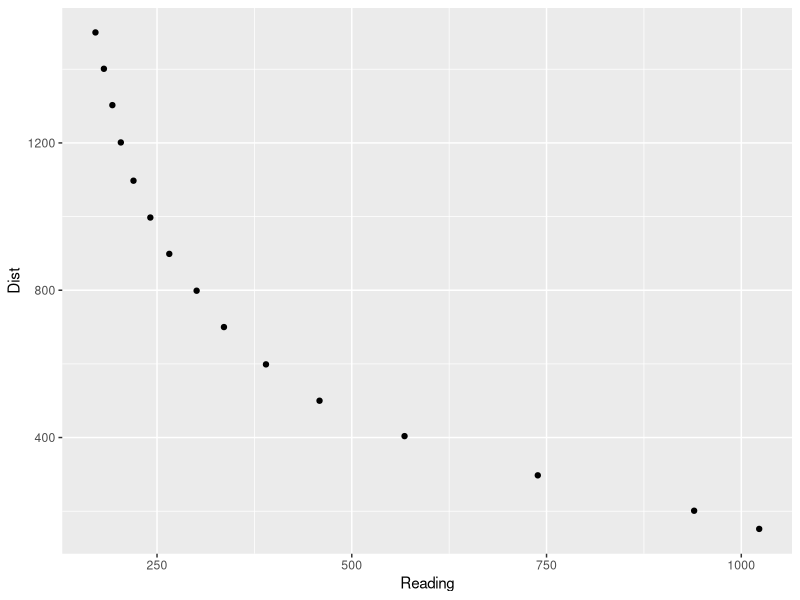
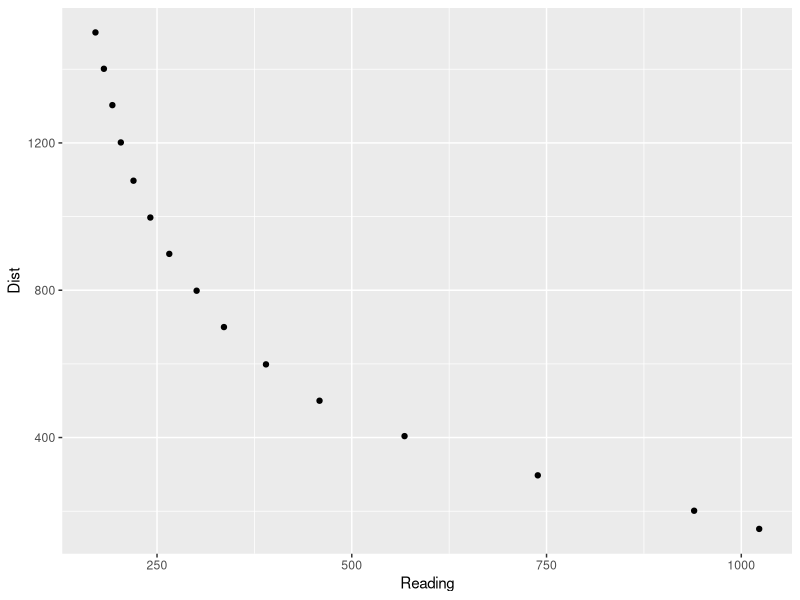
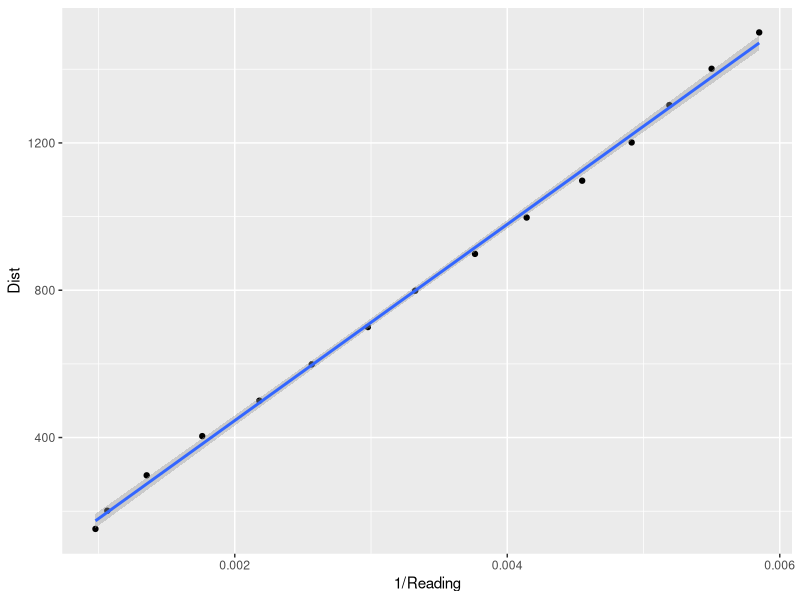
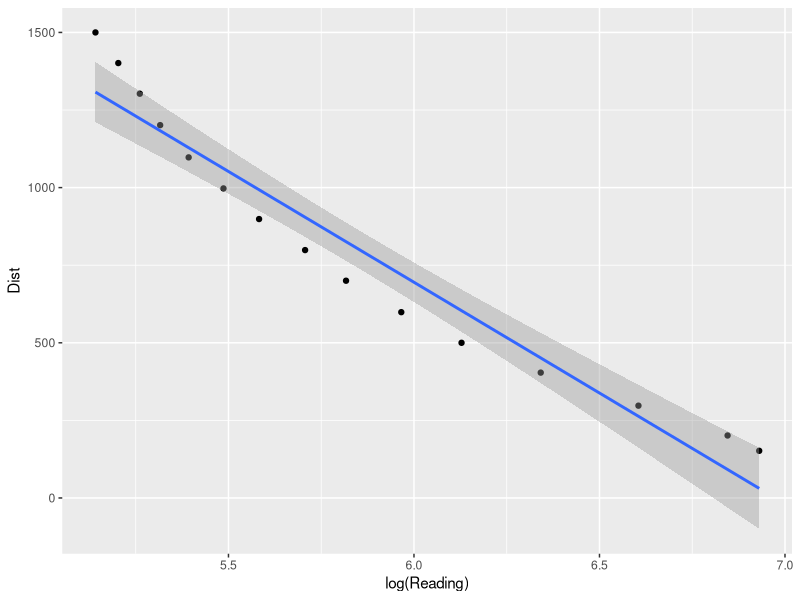
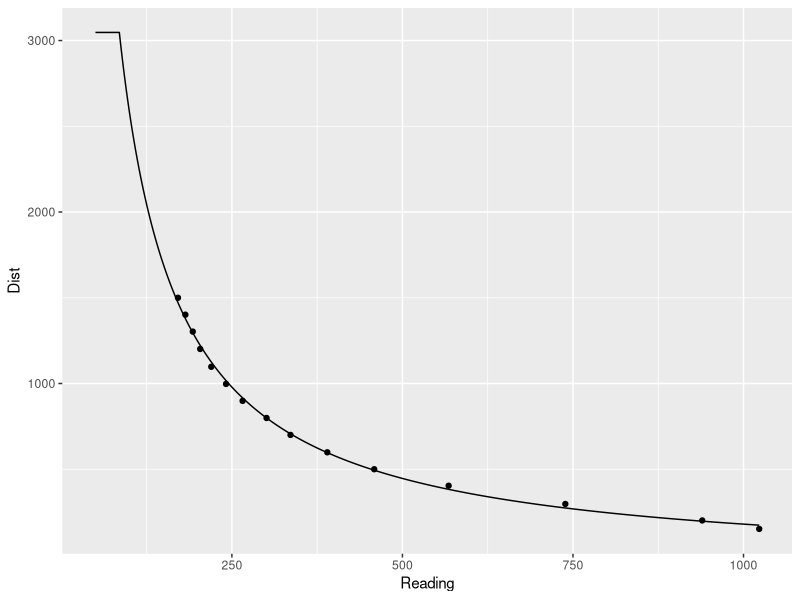

Recreate these plots in R, in order.
# libraries
require(tidyverse)
require(magrittr)

# from the datasheet for GP2Y0A02YK0F

d = tribble(
	~Dist,~Volt,
	
151.948,	2.76803,
201.299,	2.52545,
297.403,	1.98601,
403.896,	1.52617,
500,	1.23281,
598.701,	1.04801,
700,	0.903016,
798.701,	0.808688,
898.701,	0.714358,
997.403,	0.648981,
1097.4,	0.590839,
1201.3,	0.547162,
1302.6,	0.517967,
1401.3,	0.488779,
1500,	0.45959

) %>%
mutate(
	# assuming we have an external ADC reference of 2.75V
	Reading = Volt/2.75 * 1023,
	Reading = ifelse(Reading>1023, 1023, Reading)
)

# plot
qplot(Reading, Dist, data=d)

# accept that we can't easily figure out < 15 cm points
duse = d 

qplot(Reading, Dist, data=duse)

# can we easily linearlize this relationship?
qplot(1/Reading, Dist, data=duse) + geom_smooth(method="lm")
qplot(log(Reading), Dist, data=duse) + geom_smooth(method="lm")
# yep

# get the relationship
fit = glm(Dist~I(1/Reading), data=duse)
# and it's valid range
summary(fit)
1/range(1/(duse$Reading))
#Call:
#glm(formula = Dist ~ I(1/Volt), data = duse)

#Deviance Residuals: 
#    Min       1Q   Median       3Q      Max  
#-2.1212  -0.6223  -0.1436   0.5832   2.4278  

#Coefficients:
#            Estimate Std. Error t value Pr(>|t|)    
#(Intercept)  -9.0036     0.8012  -11.24 4.57e-08 ***
#I(1/Volt)    73.2242     0.5917  123.76  < 2e-16 ***
#---
#Signif. codes:  0 ‘***’ 0.001 ‘**’ 0.01 ‘*’ 0.05 ‘.’ 0.1 ‘ ’ 1
#
#(Dispersion parameter for gaussian family taken to be 1.772152)
#
#    Null deviance: 27165.062  on 14  degrees of freedom
#Residual deviance:    23.038  on 13  degrees of freedom
#AIC: 55.005
#
#Number of Fisher Scoring iterations: 2

Distance = function(Reading) {
	# don't believe anything greater than 3m
	Reading = ifelse(Reading<85, 85, Reading)
	return( 266370.97*(1/Reading) -86.48 )
}

# run a simulation to confirm
dsim = data_frame(
	Reading=seq(from=50,to=1023),
	Dist=Distance(Reading)
)
qplot(Reading, Dist, data=duse) + geom_line(data=dsim)
# excellent
summary(fit)

# note that the range is [0.4-2.75V] with a supplied 5V.
# so, an ADC with Vcc=3.3V should use a 1x gain.
# but, an ADC with Vcc=5.0V using a 2x gain could see 5.5V, which is more than 0.3V over Vcc.  BAD NEWS.

